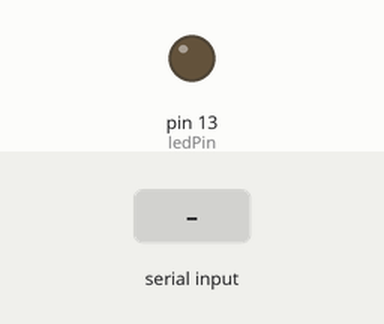
Bench run of a sketch on a simulated Arduino Uno, built with avr-gcc and run on an emulated ATmega328P. On the bench: output pins drawn as LEDs (lit = HIGH). The inputs (shaded band) are chosen by the test bench. What the sketch prints to the serial monitor is not drawn.

Above: at 1.2 s.
1.3 s: byte 30 received over Serial
At 2.0 s:
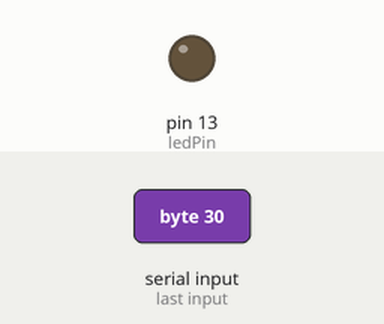
2.9 s: byte 120 received over Serial
At 4.1 s:
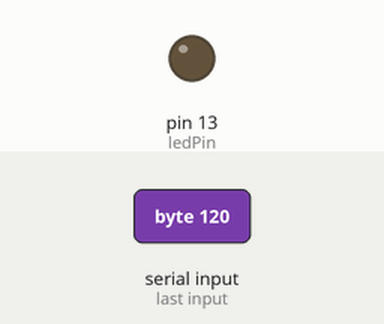
4.4 s: byte 90 received over Serial
At 5.6 s:
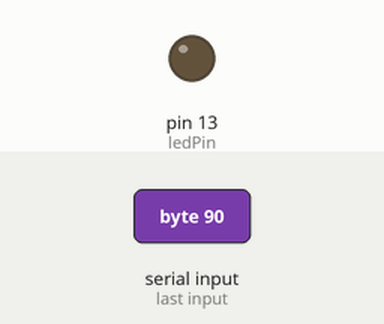
Timing chart, 0 to 7.4 s (numbered marks = the images above; inputs shaded):
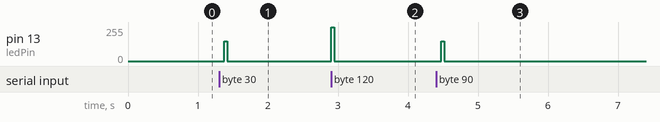

The sketch:

sendChar.ino
```cpp
const int ledPin =  13;
const int baud = 6;

void setup() {
  Serial.begin(9600);
  pinMode(ledPin, OUTPUT);
}

char in;
int i;
unsigned long next;
unsigned long start;
int bits[12];

void loop() {
  if(Serial.available() > 0) {
    //read char to send
    in = Serial.read();
    Serial.print(in);


    //create hamming code
    in = in << 1;
    bits[2] = in < 0 ? 1 : 0;
    in = in << 1;
    bits[4] = in < 0 ? 1 : 0;
    in = in << 1;
    bits[5] = in < 0 ? 1 : 0;
    in = in << 1;
    bits[6] = in < 0 ? 1 : 0;
    in = in << 1;
    bits[8] = in < 0 ? 1 : 0;
    in = in << 1;
    bits[9] = in < 0 ? 1 : 0;
    in = in << 1;
    bits[10] = in < 0 ? 1 : 0;
    in = in << 1;

    /*
    Serial.print(bits[2]);
    Serial.print(bits[4]);
    Serial.print(bits[5]);
    Serial.print(bits[6]);
    Serial.print(bits[8]);
    Serial.print(bits[9]);
    Serial.print(bits[10]);
    Serial.print(bits[11]);
    Serial.print("  ");
    */
    bits[0] = (bits[2] + bits[4] + bits[6] + bits[8] + bits[10]) % 2;
    bits[1] = (bits[2] + bits[5] + bits[6] + bits[9] + bits[10]) % 2;
    bits[3] = (bits[4] + bits[5] + bits[6] + bits[11]) % 2;
    bits[7] = (bits[8] + bits[9] + bits[10]) % 2;
    /*
    Serial.print(bits[0]);
    Serial.print(bits[1]);
    Serial.print(bits[2]);
    Serial.print(bits[3]);
    Serial.print(bits[4]);
    Serial.print(bits[5]);
    Serial.print(bits[6]);
    Serial.print(bits[7]);
    Serial.print(bits[8]);
    Serial.print(bits[9]);
    Serial.print(bits[10]);
    Serial.println(bits[11]);
    */
    //start bit
    start = millis();
    digitalWrite(ledPin, HIGH);
    next = start + baud;
    while(millis() < next) {}

    //send 8 bits of the char
    for(i = 0; i < 11; i++) {
      if(bits[i]) {
        digitalWrite(ledPin, HIGH);
      } else {
        digitalWrite(ledPin, LOW);
      }

      //stay on the same bit
      next = start + baud + (baud * (i + 1));
      while(millis() < next) {};

      //get the next bit ready
      in = in << 1;
    }

    //TODO: write parody bits


    //stop bit
    digitalWrite(ledPin, LOW);
    delay(baud);
  }
}
```

Measured:
- after the input at 1.3 s, pin 13 (ledPin): 0/255 → 150/255 after 0.08 s, → 0/255 0.04 s later
- after the input at 2.9 s, pin 13 (ledPin): 0/255 → 255/255 at once, → 0/255 0.05 s later
- after the input at 4.4 s, pin 13 (ledPin): 0/255 → 150/255 after 0.08 s, → 0/255 0.04 s later
